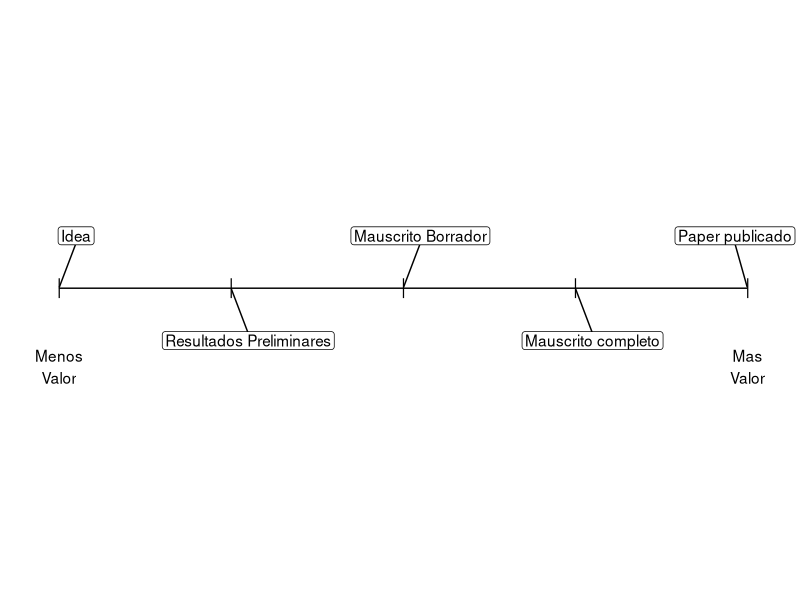
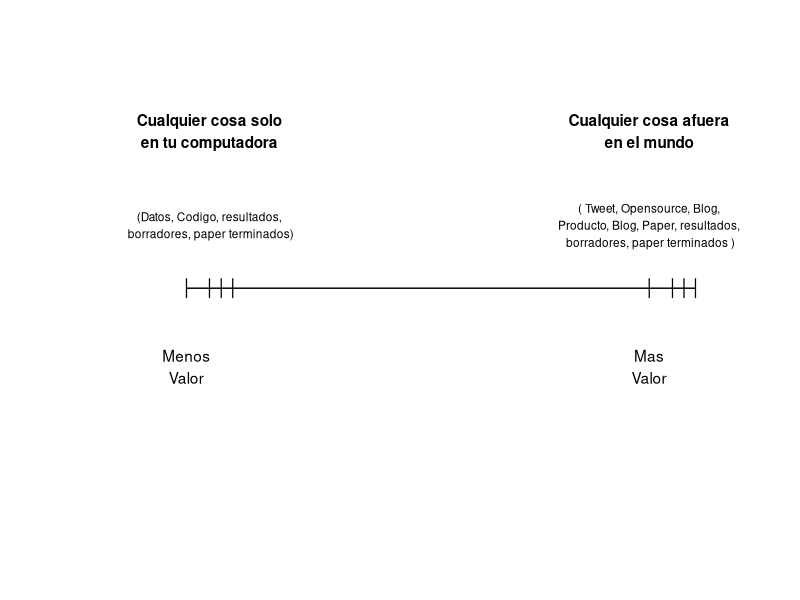

Generate these figures, in order, with R:
## ---- chunk 1

library(ggplot2)
library(ggrepel)
library(dplyr)
solia_pensar_df <- data.frame(desc=c('Idea',
  'Resultados Preliminares',
  'Mauscrito Borrador',
  'Mauscrito completo',
  'Paper publicado'),
  indice=c(1,2,3,4,5),
  y=c(0,0,0,0,0))

solia_pensar_df %>% 
    ggplot(aes(x=indice,
               y=y,label=desc))+
    geom_line()+
    geom_point(shape='|',size=5)+
    geom_label_repel(label.padding = 0.15,
                     nudge_y = c(0.01,-0.01,0.01,-0.01,0.01),
                     nudge_x = 0.1 )+
    annotate("text", x = 1, y = -0.015, label = "Menos\nValor")+
    annotate("text", x = 5, y = -0.015, label = "Mas\nValor")+
    expand_limits(y = c(-0.05, 0.05))+
    theme_minimal()+
    theme(axis.text.y = element_blank(),
          axis.text.x = element_blank(),
          panel.grid = element_blank(),
          plot.margin=grid::unit(c(0,0,0,0), "mm")) +
    labs(
        #title="Como veia mis objetivos",
         x='',
         y='')
# solia_pensar_df %>% 
# ggplot(aes(x=desc, y=c(0))) + geom_point()

## ---- chunk 2

library(ggplot2)
library(ggrepel)
library(dplyr)
pienso_df <- data.frame(desc=c('','','','',
                              '','','',''),
  indice=c(1,1.2,1.3,1.4,
           5,5.2,5.3,5.4),
  y=c(0,0,0,0,
      0,0,0,0))

pienso_df %>% 
    ggplot(aes(x=indice,
               y=y,label=desc))+
    geom_line()+
    geom_point(shape='|',size=5)+
    # geom_label_repel(data,aes()
    #     label.padding = 0.15,
    #     nudge_y = c(0.01,-0.01,0.01,-0.01,0.01),
    #     nudge_x = 0.1 )+
    annotate("text", x = 1.2, y = 0.03, 
             label = "Cualquier cosa solo\nen tu computadora",
             fontface =2)+
    annotate("text", x = 5, y = 0.03, 
             label = "Cualquier cosa afuera\nen el mundo",
             fontface =2)+
    
    annotate("text", 
             x = 1.2, y = 0.012, 
             size=3,
             label = "(Datos, Codigo, resultados,\n borradores, paper terminados)")+
    annotate("text", 
             x = 5, y = 0.012, 
             size=3,
             label = "( Tweet, Opensource, Blog,\nProducto, Blog, Paper, resultados,\n borradores, paper terminados )")+
    
    annotate("text", x = 1, y = -0.015, label = "Menos\nValor")+
    annotate("text", x = 5, y = -0.015, label = "Mas\nValor")+
    expand_limits(y = c(-0.05, 0.05),
                  x = c(-0.1, 6))+
    
    theme_minimal()+
    theme(axis.text.y = element_blank(),
          axis.text.x = element_blank(),
          panel.grid = element_blank(),
          plot.margin=grid::unit(c(0,0,0,0), "mm")) +
    labs(
        #title="Como deberia haber pensado repsecto de ellos ...",
         x='',
         y='')
# solia_pensar_df %>% 
# ggplot(aes(x=desc, y=c(0))) + geom_point()

